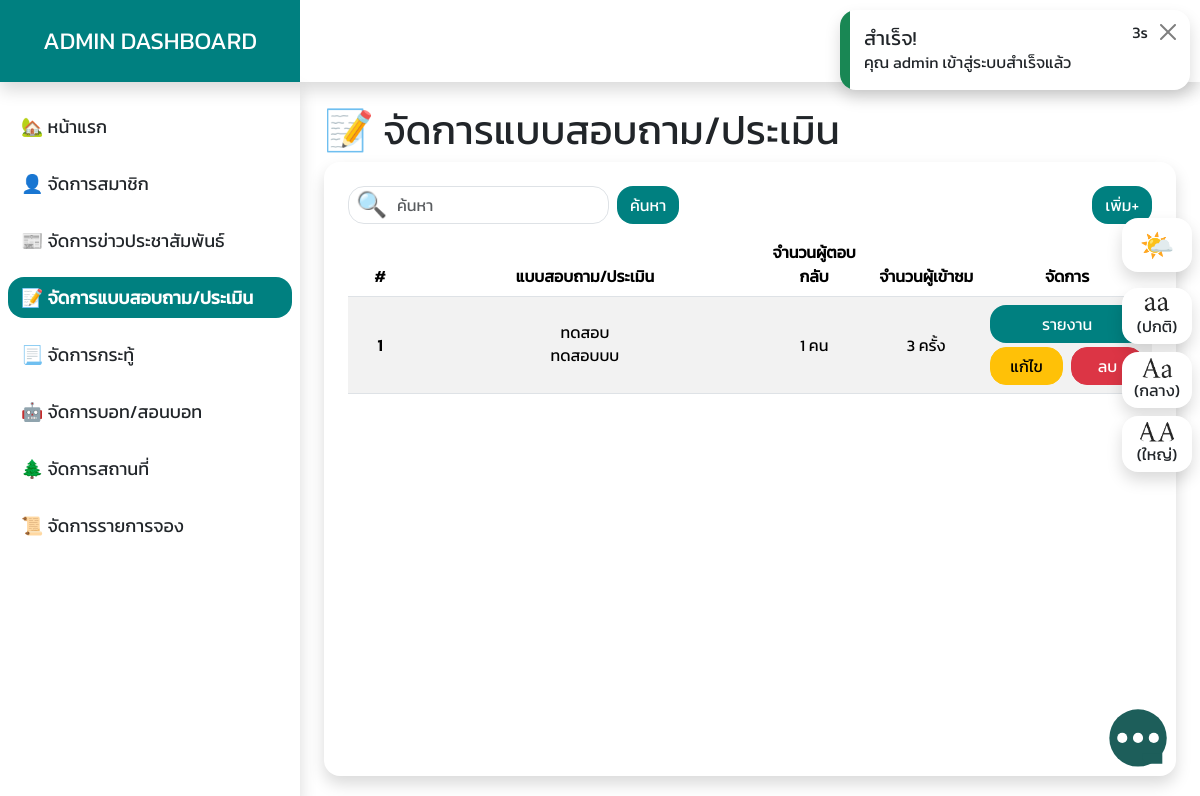
Screenshot of /admin/?manageAssessments (signed in) with the database file from the repository.
### tables this page shows
CREATE TABLE `assessments` (
  `assessment_id` int(11) NOT NULL,
  `title` varchar(255) NOT NULL,
  `body` varchar(255) NOT NULL,
  `questions` longtext NOT NULL CHECK (json_valid(`questions`)),
  `additional` varchar(150) DEFAULT NULL,
  `visitors` int(11) NOT NULL DEFAULT 0,
  `created_at` timestamp NOT NULL DEFAULT current_timestamp(),
  `updated_at` timestamp NULL DEFAULT NULL ON UPDATE current_timestamp()
);

### admin/pages/manageAssessments.php (the view, shortened to what this page needs)
<div class='d-flex justify-content-between'>
    <div class='d-flex align-items-center gap-2 position-relative'>
        <input type="search" name='search' class='form-control ps-5' placeholder='ค้นหา' oninput="searchResult($(this))">
        <label for="" style='position: absolute;top: 0px;left: 8px;font-size: 25px;'>🔍</label>
        <button type='button' class='btn btn-teal'>ค้นหา</button>
    </div>
    <button data-bs-toggle='modal' data-bs-target="#addAssessment" type="button" class='btn btn-teal'>เพิ่ม+</button>
</div>
<div class='overflow-auto h-100 mt-2'>
    <?php $fetchAsessment = sql("SELECT * FROM assessments");
    if ($fetchAsessment->rowCount() > 0) { ?>
        <div class='overflow-hidden rounded-xl table-responsive'>
            <table class="table table-striped text-center align-middle">
                <thead>
                    <tr>
                        <th style='width:90px'>#</th>
                        <th style='width:520px'>แบบสอบถาม/ประเมิน</th>
                        <th style='width:150px'>จำนวนผู้ตอบกลับ</th>
                        <th style='width:150px'>จำนวนผู้เข้าชม</th>
                        <th style='width:200px'>จัดการ</th>
                    </tr>
                </thead>
                <tbody>
                    <?php
                    $number = 1;
                    while ($assessment = $fetchAsessment->fetch()) { ?>
                        <tr data-search-item>
                            <td>
                                <div class='text-center fw-bold'><?= $number ?></div>
                            </td>
                            <td>
                                <h6 data-search-keyword='<?= $assessment["title"] ?>'><?= $assessment["title"] ?></h6>
                                <div><?= $assessment["body"] ?></div>
                            </td>
                            <td><?= sql("SELECT COUNT(*) as count FROM assessment_responses WHERE assessment_id = ?", [$assessment["assessment_id"]])->fetch()["count"]; ?> คน</td>
                            <td><?= $assessment["visitors"] ?> ครั้ง</td>
                            <td>
                                <div class='d-flex flex-column align-items-center gap-1 w-100'>
                                    <button type='button' data-bs-toggle='modal' class='btn btn-teal w-100' data-bs-target='#detailAssessment-<?= $assessment["assessment_id"] ?>'>รายงาน</button>
                                    <div class='d-flex gap-2 w-100'>
                                        <button type='button' data-bs-toggle='modal' class='btn btn-warning w-100' data-bs-target='#editAssessment-<?= $assessment["assessment_id"] ?>'>แก้ไข</button>
                                        <button type='button' data-bs-toggle='modal' class='btn btn-danger w-100' data-bs-target='#deleteAssessment-<?= $assessment["assessment_id"] ?>'>ลบ</button>
                                    </div>
                                                    <?php
                                                    $assessment_responses = sql("SELECT *,assessment_responses.created_at as ar_created_at FROM assessment_responses LEFT JOIN users ON assessment_responses.user_id = users.user_id WHERE assessment_id = ?", [$assessment["assessment_id"]]);
                                                    if ($assessment_responses->rowCount() > 0) { ?>
                                                                    <?php
                                                                    $number = 1;
                                                                    while ($ar = $assessment_responses->fetch()) { ?>
                                                                    <?php $number++;
                                                                    } ?>
                                                    <?php } else { ?>
                                                        <h5 class="my-5 text-muted">ยังไม่มีผู้ตอบกลับ...</h5>
                                                    <?php }
                                                    ?>
                                </div>
                            </td>
                        </tr>
                    <?php $number++;
                    } ?>
                </tbody>
            </table>
        </div>
    <?php } else { ?>
        <h5 class='text-center text-muted'>ยังไม่มีแบบสอบถาม/แบบประเมินในขณะนี้...</h5>
    <?php } ?>
</div>

### admin/index.php (shortened to what this page needs)
<?php
require_once("../config.php");
$row = null;
if(isset($_SESSION["user_login"])){
    msg("warning","คำเตือน","ไม่สามารถเข้าถึงหน้านี้ได้","/");
}elseif(isset($_SESSION["admin_login"])){
    $row = sql("SELECT * FROM users WHERE user_id = ?",[$_SESSION["admin_login"]])->fetch();
}else{
    msg("warning","คำเตือน","ไม่สามารถเข้าถึงหน้านี้ได้","/");
}
$pages = [
    "home"=>"🏡 หน้าแรก",
    "manageUsers"=>"👤 จัดการสมาชิก",
    "manageNews"=>"📰 จัดการข่าวประชาสัมพันธ์",
    "manageAssessments"=>"📝 จัดการแบบสอบถาม/ประเมิน",
    "managePosts"=>"📃 จัดการกระทู้",
    "manageBot"=>"🤖 จัดการบอท/สอนบอท",
    "managePlaces"=>"🌲 จัดการสถานที่",
    "manageBookings"=>"📜 จัดการรายการจอง",
];
?>
<!DOCTYPE html>
<html lang="en">
<head>
    <?php require_once("../link.php"); ?>
</head>
<body>
    <?php
    require_once("../components/options.php");
    require_once("../components/popChats.php");
    ?>
    <div class='d-flex justify-content-between position-absolute w-100 shadow'>
        <h4 class='text-center p-3 text-white bg-teal d-flex align-items-center justify-content-center' style='width:300px'>ADMIN DASHBOARD</h4>
        <div class="dropdown mt-auto mx-2 p-2">
            <div class="d-flex flex-row gap-2 btn btn-outline-teal border-0 cursor-pointer dropdown-toggle align-items-center justify-content-center" data-bs-toggle="dropdown" style='border-radius: 2rem !important;'>
                <div><?= $row["firstname"] ?> <?= $row["lastname"] ?></div>
            </div>
        </div>
    </div>
    <div class='d-flex vh-100' style='padding-top:82px'>
        <div class=" shadow d-flex flex-column pt-4 overflow-auto pb-2" style="width:300px;">
            <ul class="m-0 p-0 d-flex flex-column gap-3 align-items-center w-100 px-2 text-start" style='list-style:none'>
                <?php foreach($pages as $index=>$page){?>
                    <a href="?<?= $index ?>" class='btn w-100 <?= isset($_GET[$index]) ? "btn-teal text-start fw-bold" : " text-start fw-light" ?>' style='font-size:18px'>
                        <li><?= $page; ?></li>
                    </a>
                <?php } ?>
            </ul>
        </div>
        <div class='flex-1 p-4'>
            <div class='d-flex flex-column h-100'>
                <h1 class='mb-2'>
                    <?php foreach($pages as $index=>$page){
                        if(isset($_GET[$index])){
                            echo $page;
                        } ?>
                    <?php } ?>
                </h1>
                <div class=' shadow p-4 rounded-xl overflow-hidden' style='height: 796.56px;'>
                    <?php foreach($pages as $index=>$page){
                        if(isset($_GET[$index])){
                            require_once("pages/$index.php");
                        } ?>
                    <?php } ?>
                </div>
            </div>
        </div>
    </div>
</body>
</html>

### libs/style.css (style rules this page uses)
:root { --black-light: #212529; --teal: teal; --teal2: rgb(15, 136, 136); --teal-light: rgb(25, 155, 155); }
body { font-family: "Kanit", serif; font-weight: 400; }
h1, h2, h3, h4, h5, h6 { margin: 0; padding: 0; }
.rounded-xl { border-radius: 1rem !important; }
.cursor-pointer { cursor: pointer; }
.flex-1 { flex: 1; }
.btn { border-radius: 1rem !important; }
.bg-teal { background-color: var(--teal) !important; }

### rows the page displays
assessments: number "1", title "ทดสอบ", body "ทดสอบบบ", fetch "1", visitors "3"

### other values shown
$_SESSION[$type][0] "สำเร็จ!"
$_SESSION[$type][1] "คุณ admin เข้าสู่ระบบสำเร็จแล้ว"
$page "🏡 หน้าแรก"
$page "👤 จัดการสมาชิก"
$page "📰 จัดการข่าวประชาสัมพันธ์"
$page "📝 จัดการแบบสอบถาม/ประเมิน"
$page "📃 จัดการกระทู้"
$page "🤖 จัดการบอท/สอนบอท"
$page "🌲 จัดการสถานที่"
$page "📜 จัดการรายการจอง"
